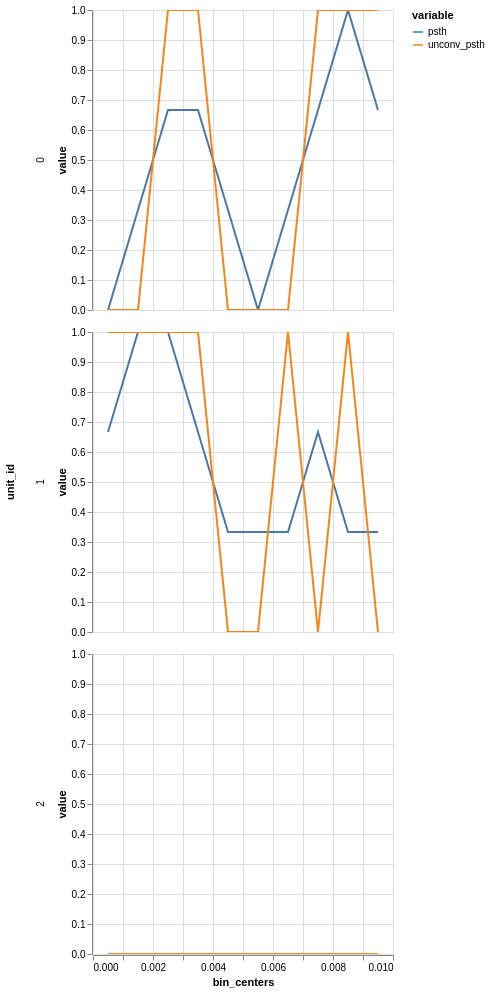

The notebook cell saved with this chart:
### Code cell
import math
from typing import Iterable

import polars_ds as pds

def psth(df: pl.DataFrame, response_col, duration_col: str, group_by: str | list[str] | None='index', bin_size=0.001, conv_kernel = 0.005, parallel=True) -> pl.DataFrame:
    """
    Compute the peristimulus time histogram (PSTH) for a given response and duration.
    
    Parameters:
    - df: DataFrame containing the response and duration columns.
    - response_col: Name of the column containing the response data, list[float]
    - duration_col: Name of the column containing the duration, float
    - bin_size: Size of the bins for the histogram in the same units as the response values
    
    Returns:
    - DataFrame with PSTH results.
    """
    if isinstance(group_by, str) or not isinstance(group_by, Iterable):
        group_by = [group_by]
    n_bins = pl.col(duration_col).first().truediv(bin_size).ceil().cast(int)
    bin_edges = pl.linear_space(0, pl.col(duration_col).first(), 1 + n_bins, closed='both')
    bin_centers = pl.linear_space(bin_size / 2, pl.col(duration_col).first() - bin_size / 2, n_bins)
    conv_kernel_size: int = math.ceil(conv_kernel / bin_size)
    return (
        df
        .with_row_index()
        .explode(response_col)
        .group_by(group_by)
        .agg(
            pl.all().exclude(response_col),
            psth=pds.convolve(pl.col(response_col).hist(bins=bin_edges, include_breakpoint=False), kernel=[1]*conv_kernel_size, mode='same', parallel=parallel).truediv(conv_kernel_size * pl.col('index').n_unique()),#,
            # psth=pds.convolve(pl.col(response_col).hist(bins=bin_edges, include_breakpoint=False), kernel=[1]*conv_kernel_size, mode='full', parallel=parallel).slice(conv_kernel_size-1, n_bins).truediv(conv_kernel_size * pl.col('index').n_unique()),#,
            unconv_psth=pl.col(response_col).hist(bins=bin_edges, include_breakpoint=False),
            bin_centers=bin_centers,
        )
        ## DEBUGGING: check lengths of list columns created above -  should all be equal
        # .with_columns(
        #     pl.col('psth', 'unconv_psth', 'bin_centers').list.len(), 
        # )
        .drop('index')
    )
    

pl.DataFrame({
    'response': [[], [0.001, 0.0012, 0.0022, 0.004, 0.0066, 0.009], [0.0022, 0.0033, 0.008, 0.009, 0.01]],
    'duration': [0.01, 0.01, 0.01],
    'unit_id': [2, 1, 0],
}).pipe(psth, 'response', 'duration', group_by=['duration', 'unit_id'], bin_size=0.001, conv_kernel=0.003).explode('psth', 'unconv_psth', 'bin_centers').unpivot(on=['psth', 'unconv_psth'], index=['bin_centers', 'duration', 'unit_id']).plot.line(x='bin_centers', y='value', color='variable', row='unit_id')

### Figure 1 — Vega-Lite specification as saved in the notebook (floating-point values rounded to 4 significant figures)
{"config": {"view": {"continuousWidth": 300, "continuousHeight": 300}}, "data": {"name": "data-e50ef30a5dcec3a6f97b7d76f3e3dc3c"}, "mark": {"type": "line", "tooltip": true}, "encoding": {"color": {"field": "variable", "type": "nominal"}, "row": {"field": "unit_id", "type": "quantitative"}, "x": {"field": "bin_centers", "type": "quantitative"}, "y": {"field": "value", "type": "quantitative"}}, "params": [{"name": "param_87", "select": {"type": "interval", "encodings": ["x", "y"]}, "bind": "scales"}], "$schema": "https://vega.github.io/schema/vega-lite/v5.20.1.json", "datasets": {"data-e50ef30a5dcec3a6f97b7d76f3e3dc3c": [{"bin_centers": 0.0005, "duration": 0.01, "unit_id": 2, "variable": "psth", "value": 0.0}, {"bin_centers": 0.0015, "duration": 0.01, "unit_id": 2, "variable": "psth", "value": 0.0}, {"bin_centers": 0.0025, "duration": 0.01, "unit_id": 2, "variable": "psth", "value": 0.0}, {"bin_centers": 0.0035, "duration": 0.01, "unit_id": 2, "variable": "psth", "value": 0.0}, {"bin_centers": 0.0045, "duration": 0.01, "unit_id": 2, "variable": "psth", "value": 0.0}, {"bin_centers": 0.0055, "duration": 0.01, "unit_id": 2, "variable": "psth", "value": 0.0}, {"bin_centers": 0.0065, "duration": 0.01, "unit_id": 2, "variable": "psth", "value": 0.0}, {"bin_centers": 0.0075, "duration": 0.01, "unit_id": 2, "variable": "psth", "value": 0.0}, {"bin_centers": 0.0085, "duration": 0.01, "unit_id": 2, "variable": "psth", "value": 0.0}, {"bin_centers": 0.0095, "duration": 0.01, "unit_id": 2, "variable": "psth", "value": 0.0}, {"bin_centers": 0.0005, "duration": 0.01, "unit_id": 1, "variable": "psth", "value": 0.6667}, {"bin_centers": 0.0015, "duration": 0.01, "unit_id": 1, "variable": "psth", "value": 1.0}, {"bin_centers": 0.0025, "duration": 0.01, "unit_id": 1, "variable": "psth", "value": 1.0}, {"bin_centers": 0.0035, "duration": 0.01, "unit_id": 1, "variable": "psth", "value": 0.6667}, {"bin_centers": 0.0045, "duration": 0.01, "unit_id": 1, "variable": "psth", "value": 0.3333}, {"bin_centers": 0.0055, "duration": 0.01, "unit_id": 1, "variable": "psth", "value": 0.3333}, {"bin_centers": 0.0065, "duration": 0.01, "unit_id": 1, "variable": "psth", "value": 0.3333}, {"bin_centers": 0.0075, "duration": 0.01, "unit_id": 1, "variable": "psth", "value": 0.6667}, {"bin_centers": 0.0085, "duration": 0.01, "unit_id": 1, "variable": "psth", "value": 0.3333}, {"bin_centers": 0.0095, "duration": 0.01, "unit_id": 1, "variable": "psth", "value": 0.3333}, {"bin_centers": 0.0005, "duration": 0.01, "unit_id": 0, "variable": "psth", "value": 0.0}, {"bin_centers": 0.0015, "duration": 0.01, "unit_id": 0, "variable": "psth", "value": 0.3333}, {"bin_centers": 0.0025, "duration": 0.01, "unit_id": 0, "variable": "psth", "value": 0.6667}, {"bin_centers": 0.0035, "duration": 0.01, "unit_id": 0, "variable": "psth", "value": 0.6667}, {"bin_centers": 0.0045, "duration": 0.01, "unit_id": 0, "variable": "psth", "value": 0.3333}, {"bin_centers": 0.0055, "duration": 0.01, "unit_id": 0, "variable": "psth", "value": 0.0}, {"bin_centers": 0.0065, "duration": 0.01, "unit_id": 0, "variable": "psth", "value": 0.3333}, {"bin_centers": 0.0075, "duration": 0.01, "unit_id": 0, "variable": "psth", "value": 0.6667}, {"bin_centers": 0.0085, "duration": 0.01, "unit_id": 0, "variable": "psth", "value": 1.0}, {"bin_centers": 0.0095, "duration": 0.01, "unit_id": 0, "variable": "psth", "value": 0.6667}, {"bin_centers": 0.0005, "duration": 0.01, "unit_id": 2, "variable": "unconv_psth", "value": 0.0}, {"bin_centers": 0.0015, "duration": 0.01, "unit_id": 2, "variable": "unconv_psth", "value": 0.0}, {"bin_centers": 0.0025, "duration": 0.01, "unit_id": 2, "variable": "unconv_psth", "value": 0.0}, {"bin_centers": 0.0035, "duration": 0.01, "unit_id": 2, "variable": "unconv_psth", "value": 0.0}, {"bin_centers": 0.0045, "duration": 0.01, "unit_id": 2, "variable": "unconv_psth", "value": 0.0}, {"bin_centers": 0.0055, "duration": 0.01, "unit_id": 2, "variable": "unconv_psth", "value": 0.0}, {"bin_centers": 0.0065, "duration": 0.01, "unit_id": 2, "variable": "unconv_psth", "value": 0.0}, {"bin_centers": 0.0075, "duration": 0.01, "unit_id": 2, "variable": "unconv_psth", "value": 0.0}, {"bin_centers": 0.0085, "duration": 0.01, "unit_id": 2, "variable": "unconv_psth", "value": 0.0}, {"bin_centers": 0.0095, "duration": 0.01, "unit_id": 2, "variable": "unconv_psth", "value": 0.0}, {"bin_centers": 0.0005, "duration": 0.01, "unit_id": 1, "variable": "unconv_psth", "value": 1.0}, {"bin_centers": 0.0015, "duration": 0.01, "unit_id": 1, "variable": "unconv_psth", "value": 1.0}, {"bin_centers": 0.0025, "duration": 0.01, "unit_id": 1, "variable": "unconv_psth", "value": 1.0}, {"bin_centers": 0.0035, "duration": 0.01, "unit_id": 1, "variable": "unconv_psth", "value": 1.0}, {"bin_centers": 0.0045, "duration": 0.01, "unit_id": 1, "variable": "unconv_psth", "value": 0.0}, {"bin_centers": 0.0055, "duration": 0.01, "unit_id": 1, "variable": "unconv_psth", "value": 0.0}, {"bin_centers": 0.0065, "duration": 0.01, "unit_id": 1, "variable": "unconv_psth", "value": 1.0}, {"bin_centers": 0.0075, "duration": 0.01, "unit_id": 1, "variable": "unconv_psth", "value": 0.0}, {"bin_centers": 0.0085, "duration": 0.01, "unit_id": 1, "variable": "unconv_psth", "value": 1.0}, {"bin_centers": 0.0095, "duration": 0.01, "unit_id": 1, "variable": "unconv_psth", "value": 0.0}, {"bin_centers": 0.0005, "duration": 0.01, "unit_id": 0, "variable": "unconv_psth", "value": 0.0}, {"bin_centers": 0.0015, "duration": 0.01, "unit_id": 0, "variable": "unconv_psth", "value": 0.0}, {"bin_centers": 0.0025, "duration": 0.01, "unit_id": 0, "variable": "unconv_psth", "value": 1.0}, {"bin_centers": 0.0035, "duration": 0.01, "unit_id": 0, "variable": "unconv_psth", "value": 1.0}, {"bin_centers": 0.0045, "duration": 0.01, "unit_id": 0, "variable": "unconv_psth", "value": 0.0}, {"bin_centers": 0.0055, "duration": 0.01, "unit_id": 0, "variable": "unconv_psth", "value": 0.0}, {"bin_centers": 0.0065, "duration": 0.01, "unit_id": 0, "variable": "unconv_psth", "value": 0.0}, {"bin_centers": 0.0075, "duration": 0.01, "unit_id": 0, "variable": "unconv_psth", "value": 1.0}, {"bin_centers": 0.0085, "duration": 0.01, "unit_id": 0, "variable": "unconv_psth", "value": 1.0}, {"bin_centers": 0.0095, "duration": 0.01, "unit_id": 0, "variable": "unconv_psth", "value": 1.0}]}}
